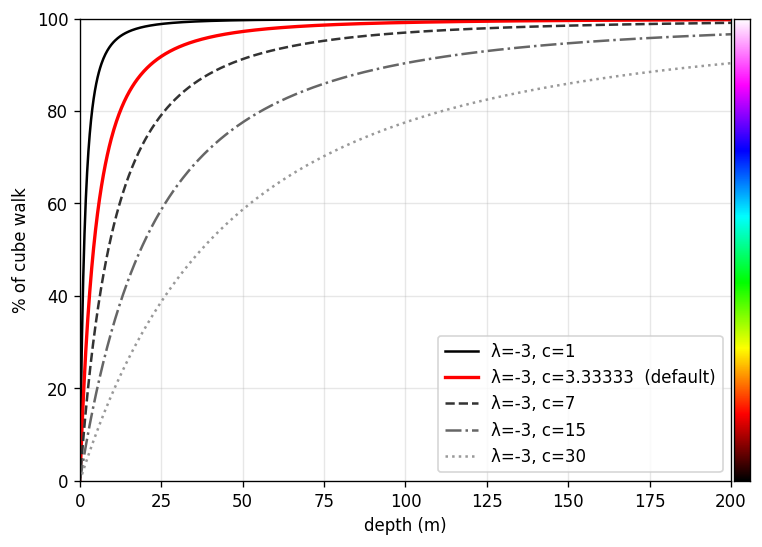

Source code (Python):
"""Plot saturation curves of the power transform for different (lambda, c) parameters.

Run from the repo root:
    python examples/curves.py
"""

from pathlib import Path

import matplotlib.pyplot as plt
import numpy as np

from hilbertmap import cmap, depth_to_normalized

OUT = Path(__file__).parent / "curves.png"

PARAMS = [
    (-3.0, 1.0),
    (-3.0, 10.0 / 3.0),  # default (Vision Banana)
    (-3.0, 7.0),
    (-3.0, 15.0),
    (-3.0, 30.0),
]


def main() -> None:
    d = np.linspace(0.0, 200.0, 1000)
    fig, ax = plt.subplots(figsize=(7, 5))
    others = [p for p in PARAMS if p != (-3.0, 10.0 / 3.0)]
    grays = iter(np.linspace(0.0, 0.6, len(others)))
    styles = iter(["-", "--", "-.", ":", (0, (3, 1, 1, 1))])
    for lam, c in PARAMS:
        f = depth_to_normalized(d, lam=lam, c=c)
        label = f"λ={lam:g}, c={c:g}"
        if (lam, c) == (-3.0, 10.0 / 3.0):
            ax.plot(d, 100.0 * f, color="red", label=label + "  (default)", linewidth=2)
        else:
            ax.plot(
                d,
                100.0 * f,
                color=str(next(grays)),
                linestyle=next(styles),
                label=label,
            )
    ax.set_xlabel("depth (m)")
    ax.set_ylabel("% of cube walk")
    ax.set_xlim(0, d.max())
    ax.set_ylim(0, 100)
    ax.grid(True, alpha=0.3)
    ax.legend()
    # Slim cube-walk gradient strip pinned to the right of the y-axis as a visual aid.
    strip = ax.inset_axes([1.005, 0.0, 0.025, 1.0], transform=ax.transAxes)
    gradient = np.linspace(0.0, 1.0, 256).reshape(-1, 1)
    strip.imshow(
        gradient, aspect="auto", cmap=cmap(), origin="lower", extent=(0, 1, 0, 100)
    )
    strip.set_xticks([])
    strip.set_yticks([])
    fig.savefig(OUT, dpi=120, bbox_inches="tight")
    print(f"saved {OUT}")


if __name__ == "__main__":
    main()
